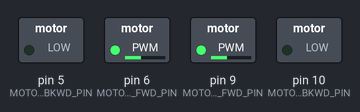
Bench run of a sketch on a simulated Arduino Uno, built with avr-gcc and run on an emulated ATmega328P. On the bench: switched loads named in the sketch (green lamp = pin HIGH).

Above: at 0.05 s.
Timing chart, 0 to 5.8 s (numbered marks = the images above):
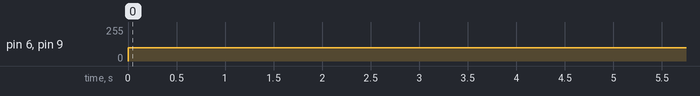

The sketch:

NITRObot_motor_calibration_simple.ino
```cpp
/*
      NITRO Clubs EU - Network of IcT Robo Clubs
 Site: https://www.nitroclubs.eu
 GitHub repositories https://github.com/nitroclubs?tab=repositories

  NITRObot motor speed calibration program

 Use this sketch to calibrate the motor speeds of your NITRObot.
 You should fine tune your robot to move in a straight line.
 Find the detailed instructions in NITRObot_motor_calibration-Instructions_EN.odt
*/

//====== INCLUDE ======
#include <Arduino.h>

//====== DEFINE ======
#define MOTOR_LEFT_FWD_PIN 9
#define MOTOR_LEFT_BKWD_PIN 5
#define MOTOR_RIGHT_FWD_PIN 6
#define MOTOR_RIGHT_BKWD_PIN 10

//====== VARIABLES ======
int speedLeft = 100;  // Initial  value for the speed of the left side motors
int speedRight = 100; // Initial  value for the speed of the right side motors

//====== FORWARD DECLARATIONS ======
void moveForward(); // function prototype includes return type, name, parameters, and semicolon.  No function body!
void stopMoving();  // function prototype includes return type, name, parameters, and semicolon.  No function body!

//----------------------------------------

void setup()
{
  pinMode(MOTOR_LEFT_FWD_PIN, OUTPUT);
  pinMode(MOTOR_LEFT_BKWD_PIN, OUTPUT);
  pinMode(MOTOR_RIGHT_FWD_PIN, OUTPUT);
  pinMode(MOTOR_RIGHT_BKWD_PIN, OUTPUT);
}

//----------------------------------------

void loop()
{
  moveForward();
  delay(5000); // With this default value, the robot will move for 5 seconds.
               // Change this based on the free space in front of the robot!
  stopMoving();
}

//============== FUNCTION DEFINITIONS ==============

void moveForward() // Move forward
{
  analogWrite(MOTOR_LEFT_FWD_PIN, abs(speedLeft));
  analogWrite(MOTOR_LEFT_BKWD_PIN, LOW);
  analogWrite(MOTOR_RIGHT_FWD_PIN, abs(speedRight));
  analogWrite(MOTOR_RIGHT_BKWD_PIN, LOW);
}

void stopMoving() // Stop movement
{
  analogWrite(MOTOR_LEFT_FWD_PIN, HIGH);
  analogWrite(MOTOR_LEFT_BKWD_PIN, HIGH);
  analogWrite(MOTOR_RIGHT_FWD_PIN, HIGH);
  analogWrite(MOTOR_RIGHT_BKWD_PIN, HIGH);
}
```

Measured:
- by itself, pin 6 (MOTOR_RIGHT_FWD_PIN), pin 9 (MOTOR_LEFT_FWD_PIN): 0/255 → 100/255 at 0.00 s
